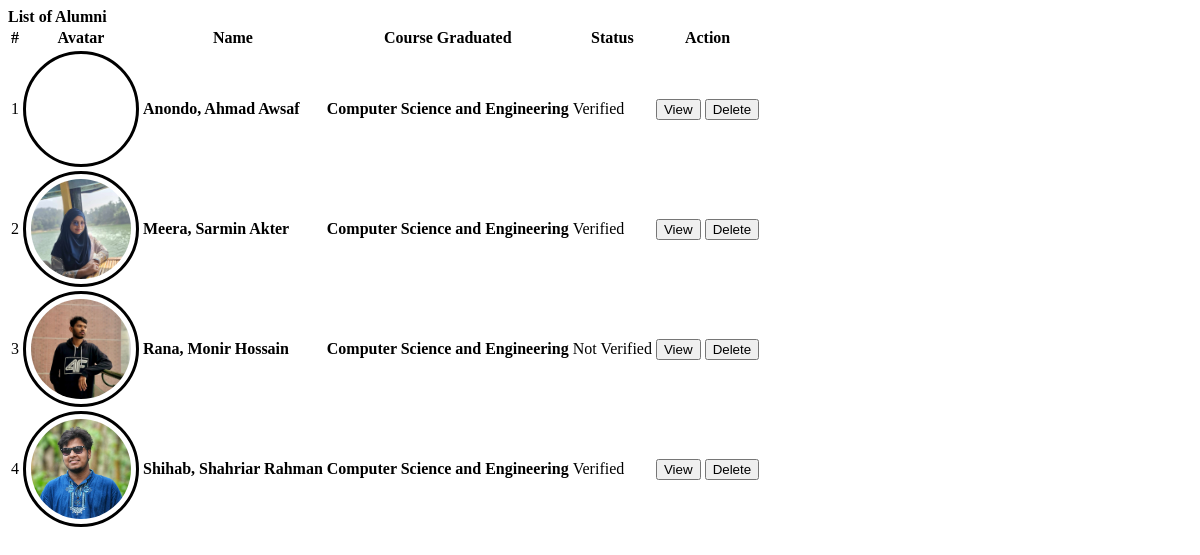
The page /alumni/admin/alumni.php on the database its author committed.
### tables this page shows
CREATE TABLE `alumnus_bio` (
  `id` int(30) NOT NULL,
  `firstname` varchar(200) NOT NULL,
  `middlename` varchar(200) NOT NULL,
  `lastname` varchar(200) NOT NULL,
  `gender` varchar(10) NOT NULL,
  `batch` year(4) NOT NULL,
  `course_id` int(30) NOT NULL,
  `email` varchar(250) NOT NULL,
  `connected_to` text NOT NULL,
  `avatar` text NOT NULL,
  `status` tinyint(1) NOT NULL DEFAULT 0 COMMENT '0= Unverified, 1= Verified',
  `date_created` date NOT NULL DEFAULT current_timestamp()
);

CREATE TABLE `courses` (
  `id` int(30) NOT NULL,
  `course` text NOT NULL,
  `about` text NOT NULL
);

### alumni/admin/alumni.php (the view, shortened to what this page needs)
<?php include('db_connect.php');?>
<div class="container-fluid">
	<div class="col-lg-12">
		<div class="row">
			<div class="col-md-12">
				<div class="card">
					<div class="card-header">
						<b>List of Alumni</b>
					</div>
					<div class="card-body">
						<table class="table table-condensed table-bordered table-hover">
							<thead>
								<tr>
									<th class="text-center">#</th>
									<th class="">Avatar</th>
									<th class="">Name</th>
									<th class="">Course Graduated</th>
									<th class="">Status</th>
									<th class="text-center">Action</th>
								</tr>
							</thead>
							<tbody>
								<?php
								$i = 1;
								$alumni = $conn->query("SELECT a.*,c.course,Concat(a.lastname,', ',a.firstname,' ',a.middlename) as name from alumnus_bio a inner join courses c on c.id = a.course_id order by Concat(a.lastname,', ',a.firstname,' ',a.middlename) asc");
								while($row=$alumni->fetch_assoc()):
								?>
								<tr>
									<td class="text-center"><?php echo $i++ ?></td>
									<td class="text-center">
										<div class="avatar">
										 <img src="assets/uploads/<?php echo $row['avatar'] ?>" class="" alt="">
										</div>
									</td>
									<td class="">
										 <p> <b><?php echo ucwords($row['name']) ?></b></p>
									</td>
									<td class="">
										 <p> <b><?php echo $row['course'] ?></b></p>
									</td>
									<td class="text-center">
										<?php if($row['status'] == 1): ?>
											<span class="badge badge-primary">Verified</span>
										<?php else: ?>
											<span class="badge badge-secondary">Not Verified</span>
										<?php endif; ?>
									</td>
									<td class="text-center">
										<button class="btn btn-sm btn-outline-primary view_alumni" type="button" data-id="<?php echo $row['id'] ?>" >View</button>
										<button class="btn btn-sm btn-outline-danger delete_alumni" type="button" data-id="<?php echo $row['id'] ?>">Delete</button>
									</td>
								</tr>
								<?php endwhile; ?>
							</tbody>
						</table>
					</div>
				</div>
			</div>
		</div>
	</div>
</div>

### alumni/admin/alumni.php (style rules this page uses)
td { vertical-align: middle !important; }
td p { margin: unset }
img { max-width:100px; max-height:150px; }
.avatar { display: flex; border-radius: 100%; width: 100px; height: 100px; align-items: center; justify-content: center; border: 3px solid; padding: 5px; }
.avatar img { max-width: calc(100%); max-height: calc(100%); border-radius: 100%; }

### rows shown on the page
alumnus_bio: name "Anondo, Ahmad Awsaf", course.course "Computer Science and Engineering", status "Verified"
alumnus_bio: avatar (picture), name "Meera, Sarmin Akter", course.course "Computer Science and Engineering", status "Verified"
alumnus_bio: avatar (picture), name "Rana, Monir Hossain", course.course "Computer Science and Engineering", status "Not Verified"
alumnus_bio: avatar (picture), name "Shihab, Shahriar Rahman", course.course "Computer Science and Engineering", status "Verified"
